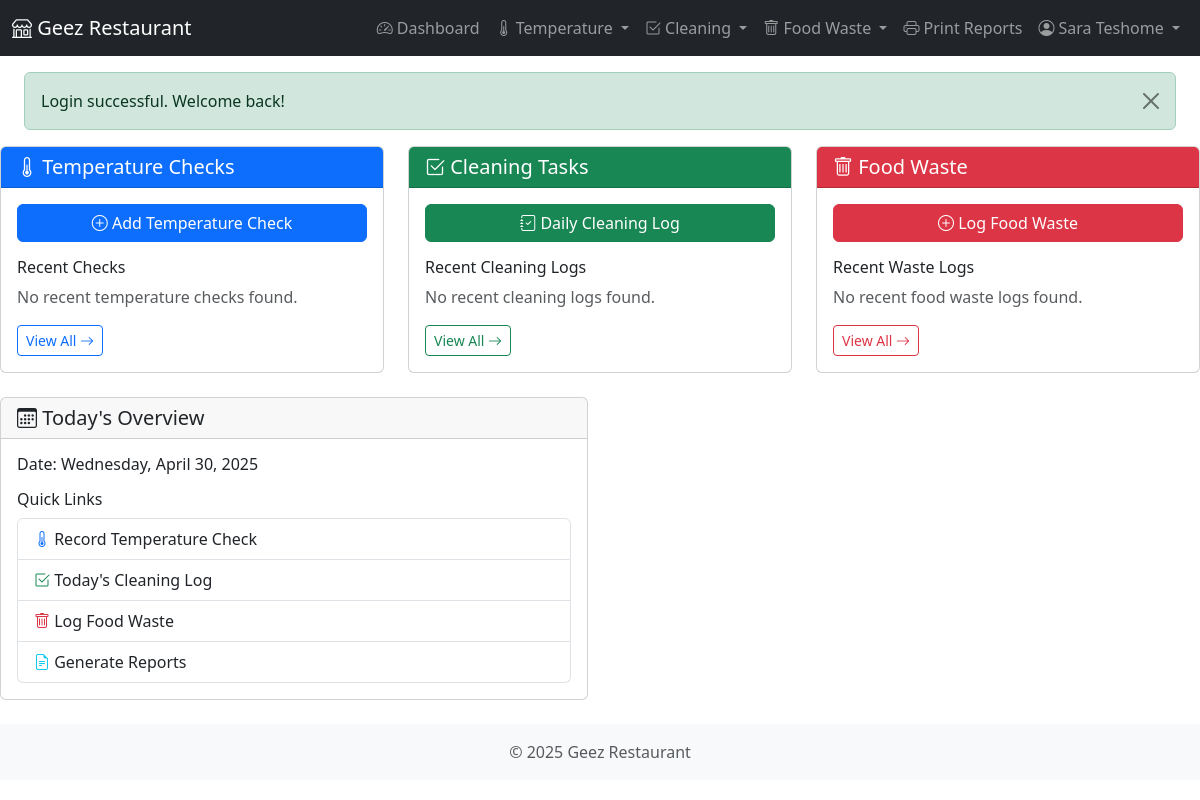
/dashboard.php (signed in), run on an earlier commit of the app's database.
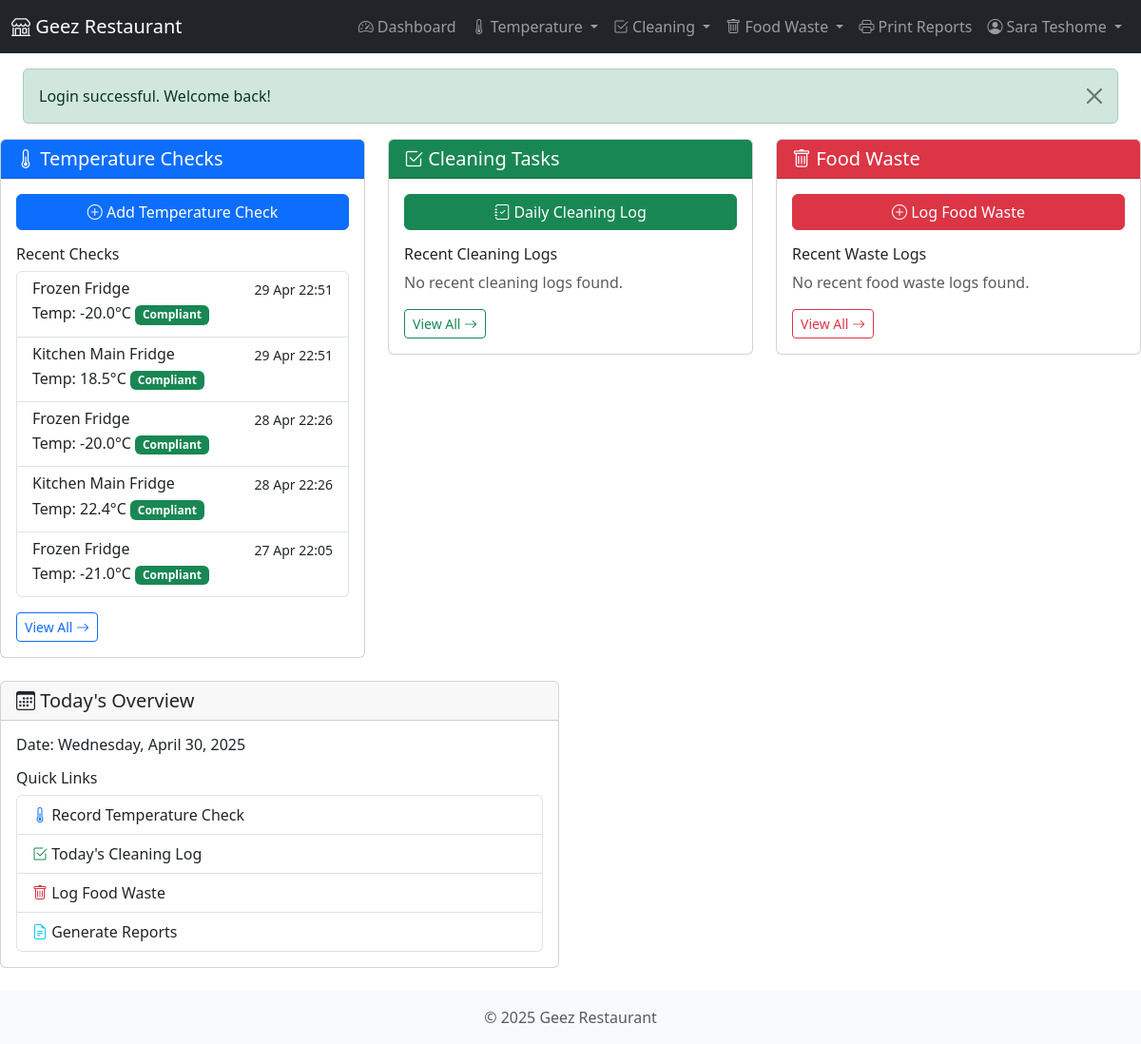
And on a later commit of the database.
### tables this page shows
CREATE TABLE `temperature_checks` (
  `check_id` int(11) NOT NULL,
  `equipment_id` int(11) NOT NULL,
  `temperature` decimal(5,1) NOT NULL,
  `is_compliant` tinyint(1) NOT NULL,
  `corrective_action` text DEFAULT NULL,
  `check_date` date NOT NULL,
  `check_time` time NOT NULL,
  `checked_by_user_id` int(11) NOT NULL,
  `created_at` datetime NOT NULL,
  `updated_at` datetime DEFAULT NULL
);

CREATE TABLE `equipment` (
  `equipment_id` int(11) NOT NULL,
  `name` varchar(100) NOT NULL,
  `location` varchar(100) NOT NULL,
  `content` varchar(255) DEFAULT NULL COMMENT 'Typical content stored in the equipment',
  `quantity_in_stock` int(11) DEFAULT NULL COMMENT 'Current quantity of items in stock',
  `min_stock_quantity` int(11) DEFAULT NULL COMMENT 'Minimum desired stock quantity',
  `min_temp` decimal(5,1) NOT NULL,
  `max_temp` decimal(5,1) NOT NULL,
  `check_frequency` varchar(50) NOT NULL,
  `is_active` tinyint(1) NOT NULL DEFAULT 1,
  `created_at` datetime NOT NULL,
  `updated_at` datetime DEFAULT NULL
);

### classes/Database.php (called while the page is built, shortened)
<?php
class Database {
    private $host = DB_HOST;
    private $dbname = DB_NAME;
    private $username = DB_USER;
    private $password = DB_PASS;
    private $charset = DB_CHARSET;
    private $options = DB_OPTIONS;
    private $pdo;
    public function __construct() {
        $dsn = "mysql:host={$this->host};dbname={$this->dbname};charset={$this->charset}";
        try {
            $this->pdo = new PDO($dsn, $this->username, $this->password, $this->options);
        } catch (PDOException $e) {
            throw new Exception("Database connection failed: " . $e->getMessage());
        }
    }
    public function query($sql, $params = []) {
        try {
            $stmt = $this->pdo->prepare($sql);
            $stmt->execute($params);
            return $stmt;
        } catch (PDOException $e) {
            throw new Exception("Query failed: " . $e->getMessage());
        }
    }
    public function fetchAll($sql, $params = []) {
        $stmt = $this->query($sql, $params);
        return $stmt->fetchAll();
    }
}

### classes/User.php (called while the page is built, shortened)
<?php
class User {
    public function isLoggedIn() {
        return isset($_SESSION['user_id']);
    }
}

### includes/functions.php (called while the page is built, shortened)
<?php
function getFlashMessage() {
    if (isset($_SESSION['flash_message'])) {
        $message = $_SESSION['flash_message'];
        return $message;
    }
    return null;
}
function formatDate($date, $format = 'Y-m-d') {
    $datetime = new DateTime($date);
    return $datetime->format($format);
}
function formatDateTime($datetime, $format = 'Y-m-d H:i:s') {
    $dt = new DateTime($datetime);
    return $dt->format($format);
}
function getCurrentDate() {
    return date('Y-m-d');
}
function hasRole($roles) {
    return in_array($_SESSION['role'], $roles);
}

### dashboard.php (the view, shortened to what this page needs)
<?php
require_once dirname(__FILE__) . '/config/database.php';
require_once INCLUDE_PATH . '/functions.php';
require_once CLASS_PATH . '/Database.php';
$db = new Database();
require_once CLASS_PATH . '/User.php';
$current_date = getCurrentDate();
$recent_temp_checks = $db->fetchAll(
    "SELECT tc.check_id, tc.temperature, tc.is_compliant, tc.check_date, tc.check_time,
    CONCAT(tc.check_date, ' ', tc.check_time) as check_timestamp,
    e.equipment_id, e.name as equipment_name
    FROM temperature_checks tc
    JOIN equipment e ON tc.equipment_id = e.equipment_id
    ORDER BY tc.check_date DESC, tc.check_time DESC
    LIMIT 5"
);
$recent_cleaning = $db->fetchAll(
    "SELECT cl.*, ct.description as task_description, cloc.name as location_name
     FROM cleaning_log cl
     JOIN cleaning_task ct ON cl.task_id = ct.task_id
     JOIN cleaning_locations cloc ON cl.location_id = cloc.location_id
     ORDER BY cl.completed_date DESC, cl.completed_time DESC LIMIT 5"
);
$recent_waste = $db->fetchAll(
    "SELECT fw.*, u.full_name as recorded_by
     FROM food_waste_log fw
     JOIN users u ON fw.recorded_by_user_id = u.user_id
     ORDER BY fw.waste_date DESC LIMIT 5"
);
require_once INCLUDE_PATH . '/header.php';
?>
<div class="row">
    <div class="col-md-4">
        <div class="card mb-4">
            <div class="card-header bg-primary text-white">
                <h5 class="card-title mb-0"><i class="bi bi-thermometer-half"></i> Temperature Checks</h5>
            </div>
            <div class="card-body">
                <div class="d-grid gap-2 mb-3">
                    <a href="<?php echo BASE_URL; ?>/modules/temperature/add.php" class="btn btn-primary">
                        <i class="bi bi-plus-circle"></i> Add Temperature Check
                    </a>
                </div>
                <h6>Recent Checks</h6>
                <?php if (empty($recent_temp_checks)): ?>
                <p class="text-muted">No recent temperature checks found.</p>
                <?php else: ?>
                <div class="list-group">
                    <?php foreach ($recent_temp_checks as $check): ?>
                    <a href="<?php echo BASE_URL; ?>/modules/temperature/view.php?id=<?php echo $check['check_id']; ?>" class="list-group-item list-group-item-action">
                        <div class="d-flex w-100 justify-content-between">
                            <h6 class="mb-1"><?php echo htmlspecialchars($check['equipment_name']); ?></h6>
                            <small><?php echo formatDateTime($check['check_timestamp'], 'd M H:i'); ?></small>
                        </div>
                        <p class="mb-1">
                            Temp: <?php echo htmlspecialchars($check['temperature']); ?>°C
                            <span class="badge bg-<?php echo isset($check['is_compliant']) && $check['is_compliant'] ? 'success' : 'danger'; ?>">
                                <?php echo isset($check['is_compliant']) && $check['is_compliant'] ? 'Compliant' : 'Non-Compliant'; ?>
                            </span>
                        </p>
                    </a>
                    <?php endforeach; ?>
                </div>
                <?php endif; ?>
                <div class="mt-3">
                    <a href="<?php echo BASE_URL; ?>/modules/temperature/view.php" class="btn btn-sm btn-outline-primary">
                        View All <i class="bi bi-arrow-right"></i>
                    </a>
                </div>
            </div>
        </div>
    </div>
    <div class="col-md-4">
        <div class="card mb-4">
            <div class="card-header bg-success text-white">
                <h5 class="card-title mb-0"><i class="bi bi-check2-square"></i> Cleaning Tasks</h5>
            </div>
            <div class="card-body">
                <div class="d-grid gap-2 mb-3">
                    <a href="<?php echo BASE_URL; ?>/modules/cleaning/log.php" class="btn btn-success">
                        <i class="bi bi-journal-check"></i> Daily Cleaning Log
                    </a>
                </div>
                <h6>Recent Cleaning Logs</h6>
                <?php if (empty($recent_cleaning)): ?>
                <p class="text-muted">No recent cleaning logs found.</p>
                <?php endif; ?>
                <div class="mt-3">
                    <a href="<?php echo BASE_URL; ?>/modules/cleaning/report.php" class="btn btn-sm btn-outline-success">
                        View All <i class="bi bi-arrow-right"></i>
                    </a>
                </div>
            </div>
        </div>
    </div>
    <div class="col-md-4">
        <div class="card mb-4">
            <div class="card-header bg-danger text-white">
                <h5 class="card-title mb-0"><i class="bi bi-trash"></i> Food Waste</h5>
            </div>
            <div class="card-body">
                <div class="d-grid gap-2 mb-3">
                    <a href="<?php echo BASE_URL; ?>/modules/waste/add.php" class="btn btn-danger">
                        <i class="bi bi-plus-circle"></i> Log Food Waste
                    </a>
                </div>
                <h6>Recent Waste Logs</h6>
                <?php if (empty($recent_waste)): ?>
                <p class="text-muted">No recent food waste logs found.</p>
                <?php endif; ?>
                <div class="mt-3">
                    <a href="<?php echo BASE_URL; ?>/modules/waste/view.php" class="btn btn-sm btn-outline-danger">
                        View All <i class="bi bi-arrow-right"></i>
                    </a>
                </div>
            </div>
        </div>
    </div>
</div>
<div class="row">
    <div class="col-md-6">
        <div class="card mb-4">
            <div class="card-header">
                <h5 class="card-title mb-0"><i class="bi bi-calendar3"></i> Today's Overview</h5>
            </div>
            <div class="card-body">
                <h6>Date: <?php echo formatDate($current_date ?? '', 'l, F j, Y'); ?></h6>
                <div class="mt-3">
                    <h6>Quick Links</h6>
                    <div class="list-group">
                        <a href="<?php echo BASE_URL; ?>/modules/temperature/add.php" class="list-group-item list-group-item-action">
                            <i class="bi bi-thermometer-half text-primary"></i> Record Temperature Check
                        </a>
                        <a href="<?php echo BASE_URL; ?>/modules/cleaning/log.php?date=<?php echo $current_date; ?>" class="list-group-item list-group-item-action">
                            <i class="bi bi-check2-square text-success"></i> Today's Cleaning Log
                        </a>
                        <a href="<?php echo BASE_URL; ?>/modules/waste/add.php" class="list-group-item list-group-item-action">
                            <i class="bi bi-trash text-danger"></i> Log Food Waste
                        </a>
                        <?php if (hasRole(['manager', 'admin'])): ?>
                        <a href="<?php echo BASE_URL; ?>/modules/temperature/report.php" class="list-group-item list-group-item-action">
                            <i class="bi bi-file-earmark-text text-info"></i> Generate Reports
                        </a>
                        <?php endif; ?>
                    </div>
                </div>
            </div>
        </div>
    </div>
</div>
<?php
require_once INCLUDE_PATH . '/footer.php';
?>

### includes/header.php (shortened to what this page needs)
<?php
require_once dirname(__DIR__) . '/config/database.php';
require_once INCLUDE_PATH . '/functions.php';
require_once CLASS_PATH . '/Database.php';
$db = new Database();
require_once CLASS_PATH . '/User.php';
$user = new User($db);
$is_logged_in = $user->isLoggedIn();
$flash_message = getFlashMessage();
?>
<!DOCTYPE html>
<html lang="en">
<head>
    <link href="https://cdn.jsdelivr.net/npm/bootstrap@5.3.0-alpha1/dist/css/bootstrap.min.css" rel="stylesheet">
    <link rel="stylesheet" href="https://cdn.jsdelivr.net/npm/bootstrap-icons@1.10.0/font/bootstrap-icons.css">
    <link rel="stylesheet" href="<?php echo ASSET_URL; ?>/css/custom.css">
</head>
<body>
    <?php include INCLUDE_PATH . '/navbar.php';  ?>
    <div class="container-fluid">
        <div class="row mt-3">
            <main class="col-12 px-md-4">
                <?php
                if ($flash_message):
                ?>
                <div class="alert alert-<?php echo $flash_message['type']; ?> alert-dismissible fade show" role="alert">
                    <?php echo $flash_message['message']; ?>
                    <button type="button" class="btn-close" data-bs-dismiss="alert" aria-label="Close"></button>
                </div>
                <?php endif; ?>
            </main>
        </div>
    </div>
</body>
</html>

### includes/navbar.php (shortened to what this page needs)
<nav class="navbar navbar-expand-lg navbar-dark bg-dark">
    <div class="container-fluid">
        <a class="navbar-brand" href="<?php echo BASE_URL; ?>/index.php">
            <i class="bi bi-shop"></i> Geez Restaurant
        </a>
        <div class="collapse navbar-collapse" id="navbarNav">
            <ul class="navbar-nav ms-auto">
                <?php if ($is_logged_in): ?>
                <li class="nav-item">
                    <a class="nav-link" href="<?php echo BASE_URL; ?>/dashboard.php">
                        <i class="bi bi-speedometer2"></i> Dashboard
                    </a>
                </li>
                <li class="nav-item dropdown">
                    <a class="nav-link dropdown-toggle" href="#" id="tempDropdown" role="button" data-bs-toggle="dropdown" aria-expanded="false">
                        <i class="bi bi-thermometer-half"></i> Temperature
                    </a>
                </li>
                <li class="nav-item dropdown">
                    <a class="nav-link dropdown-toggle" href="#" id="cleaningDropdown" role="button" data-bs-toggle="dropdown" aria-expanded="false">
                        <i class="bi bi-check2-square"></i> Cleaning
                    </a>
                </li>
                <li class="nav-item dropdown">
                    <a class="nav-link dropdown-toggle" href="#" id="wasteDropdown" role="button" data-bs-toggle="dropdown" aria-expanded="false">
                        <i class="bi bi-trash"></i> Food Waste
                    </a>
                </li>
                <li class="nav-item">
                    <a class="nav-link" href="<?php echo BASE_URL; ?>/modules/print/index.php">
                        <i class="bi bi-printer"></i> Print Reports
                    </a>
                </li>
                <?php endif; ?>
            </ul>
            <ul class="navbar-nav">
                <?php if ($is_logged_in): ?>
                <li class="nav-item dropdown">
                    <a class="nav-link dropdown-toggle" href="#" id="userDropdown" role="button" data-bs-toggle="dropdown" aria-expanded="false">
                        <i class="bi bi-person-circle"></i> <?php echo $_SESSION['full_name']; ?>
                    </a>
                </li>
                <?php endif; ?>
            </ul>
        </div>
    </div>
</nav>

### includes/footer.php (shortened to what this page needs)
    <footer class="footer mt-auto py-3 bg-light">
        <div class="container">
            <div class="text-center">
                <span class="text-muted">&copy; <?php echo date('Y'); ?> Geez Restaurant</span>
            </div>
        </div>
    </footer>
</body>
</html>

What changed in the data, as far as the page shows it:
added temperature_checks: equipment.name "Frozen Fridge", check_timestamp "29 Apr 22:51", temperature "-20.0", is_compliant "Compliant"
added temperature_checks: equipment.name "Kitchen Main Fridge", check_timestamp "29 Apr 22:51", temperature "18.5", is_compliant "Compliant"
added temperature_checks: equipment.name "Frozen Fridge", check_timestamp "28 Apr 22:26", temperature "-20.0", is_compliant "Compliant"
added temperature_checks: equipment.name "Kitchen Main Fridge", check_timestamp "28 Apr 22:26", temperature "22.4", is_compliant "Compliant"
added temperature_checks: equipment.name "Frozen Fridge", check_timestamp "27 Apr 22:05", temperature "-21.0", is_compliant "Compliant"
Also different on the page:
text no longer shown: "No recent temperature checks found."
